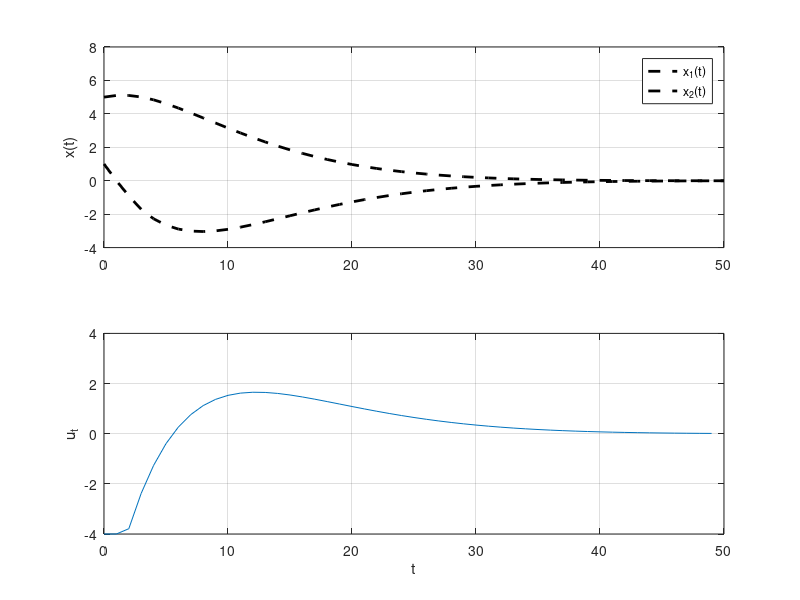

Source code (MATLAB):
%% Assignment 7, Problem 4 b)
%  MPC and state feedback, infinite horizon
%  Tor Aksel N. Heirung, April 2013

k1 = 1;
k2 = 1;
k3 = 1;
T = 0.1;

% Continuous time:
Ac = [  0    1 
      -k1  -k2 ];
Bc = [0  k3]';

% Discrete time:
A = eye(2) + Ac*T;
B = Bc*T;

N = 10; % Length of time horizon
nx = size(A,2); % number of states (equals the number of rows in A)
nu = size(B,2); % number of controls (equals the number of rows in B)

% Cost function
I_N = eye(N);
I_Nm1 = eye(N-1);
Qt = diag([4 4]);
Q = kron(I_Nm1, Qt); % 1 block matrix less to "make room for" P
Rt = 1;
R = kron(I_N, Rt);
[~,P,~] = dlqr(A,B,Qt/2,Rt/2,[]); % Find the Riccati matrix P 
G = blkdiag(Q, 2*P, R); % Note that we have to use 2P here!

% Equality constraint
Aeq_c1 = eye(N*nx);                         % Component 1 of A_eq
Aeq_c2 = kron(diag(ones(N-1,1),-1), -A);    % Component 2 of A_eq
Aeq_c3 = kron(I_N, -B);                     % Component 3 of A_eq
Aeq = [Aeq_c1 + Aeq_c2, Aeq_c3];

% Inequality constraint
x_lb = -Inf(N*nx,1);    % Lower bound on x
x_ub =  Inf(N*nx,1);    % Upper bound on x
u_lb = -4*ones(N*nu,1); % Lower bound on u
u_ub =  4*ones(N*nu,1); % Upper bound on u
lb = [x_lb; u_lb];      % Lower bound on z
ub = [x_ub; u_ub];      % Upper bound on z

%% MPC

opt = optimset('Display','off', 'Diagnostics','off', 'LargeScale','off', 'Algorithm', 'active-set');

tf = 50; % Final time step
x = NaN(2,tf+1);
u = NaN(1,tf+1);
y = NaN(1,tf+1);

x0     = [5, 1]'; % Initial state

x(:,1) = x0;

% Initialize beq
beq = [zeros(nx,1); zeros((N-1)*nx,1)];

for t = 1:tf
    
    % Update equality constraint with latest state
    beq(1:nx) = A*x(:,t);
    
    % Solve optimization problem
    [z,fval,exitflag,output,lambda] = quadprog(G,[],[],[],Aeq,beq,lb,ub,[],opt);
    
    % Extract optimal control from solution z
    u_ol = z(N*nx+1:N*nx+N*nu);    % Control, open-loop optimal
    u(t) = u_ol(1); % Only first element is used
    
    % Simulate system one step ahead
    x(:,t+1) = A*x(:,t) + B*u(t);
    
end

%% Plot
t_vec = 0:tf; % Time vector

% Plot optimal trajectory
figure(1);
subplot(2,1,1);
plot(t_vec, x, 'k--', 'linewidth', 2);
hleg = legend('x_1(t)', 'x_2(t)');
grid('on');
box('on');
ylim([-4, 8]);
ylabel('x(t)');
subplot(2,1,2);
plot(t_vec,u);
box('on');
grid('on');
ylim([-4, 4]);
ylabel('u_t');
xlabel('t');

